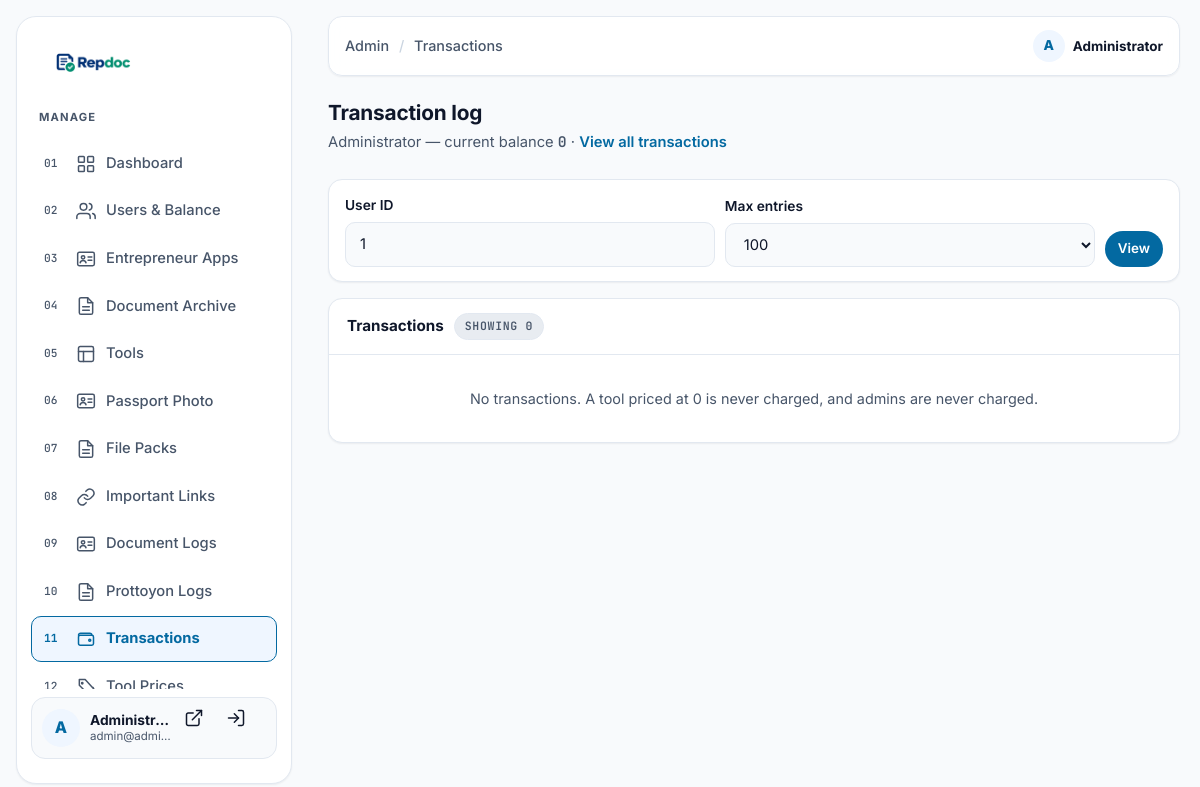
/admin/transactions.php?user_id=1 (signed in), run on the app's committed database.
### tables this page shows
CREATE TABLE users (
        id INTEGER PRIMARY KEY AUTOINCREMENT,
        fullname TEXT NOT NULL,
        email TEXT NOT NULL UNIQUE,
        phone TEXT DEFAULT '',
        password TEXT NOT NULL,
        role VARCHAR(32) NOT NULL DEFAULT 'user',
        status VARCHAR(32) NOT NULL DEFAULT 'pending',
        balance INT NOT NULL DEFAULT 0,
        note TEXT,
        last_login_at DATETIME NULL,
        created_at DATETIME DEFAULT CURRENT_TIMESTAMP
    );

### src/bootstrap.php (called while the page is built, shortened)
<?php
if (!function_exists('e')) {
    function e($v): string
    {
        return htmlspecialchars((string) $v, ENT_QUOTES | ENT_SUBSTITUTE, 'UTF-8', false);
    }
}
function current_user(): ?array
{
    return [
        'id'       => (int) $_SESSION['repdoc_user_id'],
        'email'    => (string) ($_SESSION['repdoc_email'] ?? ''),
        'fullname' => (string) ($_SESSION['repdoc_fullname'] ?? ''),
        'role'     => (string) ($_SESSION['repdoc_role'] ?? 'user'),
    ];
}

### admin/transactions.php (the view, shortened to what this page needs)
<?php
require_once __DIR__ . '/includes/layout.php';
$db = repdoc_db();
$userId = (int) ($_GET['user_id'] ?? 0);
$limit  = (int) ($_GET['limit'] ?? 100);
$limit  = max(10, min(500, $limit));
$rows  = [];
$user  = null;
$total = 0;
if ($db) {
    try {
        if ($userId > 0) {
            $st = $db->prepare('SELECT id, fullname, email, balance FROM users WHERE id = ?');
            $st->execute([$userId]);
            $user = $st->fetch() ?: null;
        }
        $sql = 'SELECT t.*, u.fullname, u.email FROM transactions t
                LEFT JOIN users u ON u.id = t.user_id';
        $params = [];
        if ($userId > 0) {
            $sql .= ' WHERE t.user_id = ?';
            $params[] = $userId;
        }
        $sql .= ' ORDER BY t.id DESC LIMIT ' . $limit;
        $st = $db->prepare($sql);
        $st->execute($params);
        $rows = $st->fetchAll();
    } catch (Throwable $e) {
        $db = null;
    }
}
if ($db) {
    try {
        if ($userId > 0) {
            $st = $db->prepare('SELECT COUNT(*) FROM transactions WHERE user_id = ?');
            $st->execute([$userId]);
            $total = (int) $st->fetchColumn();
        } else {
            $total = (int) $db->query('SELECT COUNT(*) FROM transactions')->fetchColumn();
        }
    } catch (Throwable $e) {
        $total = count($rows);
    }
}
admin_page_start('Transactions', 'transactions.php');
?>
<div class="admin-page-head">
    <h1 class="admin-title">Transaction log</h1>
    <p class="admin-sub">
        <?php if ($user): ?>
            <?= e($user['fullname'] ?: $user['email']) ?> — current balance
            <span class="balance"><?= (int) $user['balance'] ?></span> ·
            <a href="transactions.php" style="color:var(--primary);font-weight:600">View all transactions</a>
        <?php else: ?>
            Every balance change on the site — <?= number_format($total) ?> entries total.
        <?php endif; ?>
    </p>
</div>
<?php if (!$db): ?>
    <div class="alert alert-error" role="alert">Could not connect to the database.</div>
<?php else: ?>
<form class="filter-bar" method="get" action="transactions.php">
    <div class="field">
        <label for="user_id">User ID</label>
        <input type="number" id="user_id" name="user_id" min="0" value="<?= $userId > 0 ? (int) $userId : '' ?>" placeholder="e.g. 3">
    </div>
    <div class="field">
        <label for="limit">Max entries</label>
        <select id="limit" name="limit">
            <?php foreach ([50, 100, 200, 500] as $n): ?>
                <option value="<?= $n ?>"<?= $limit === $n ? ' selected' : '' ?>><?= $n ?></option>
            <?php endforeach; ?>
        </select>
    </div>
    <div class="field" style="flex:0 0 auto">
        <button type="submit" class="btn btn-primary btn-sm">View</button>
    </div>
</form>
<div class="panel">
    <div class="panel-head">Transactions <span class="count">Showing <?= count($rows) ?></span></div>
    <?php if (!$rows): ?>
        <div class="empty-state-sm">No transactions. A tool priced at 0 is never charged, and admins are never charged.</div>
    <?php endif; ?>
</div>
<?php endif; ?>
<?php admin_page_end(); ?>

### admin/includes/layout.php (shortened to what this page needs)
<?php
require_once dirname(__DIR__, 2) . '/src/bootstrap.php';
function admin_nav_items(): array
{
    return [
        'index.php'        => ['label' => 'Dashboard',         'icon' => 'a-grid'],
        'users.php'        => ['label' => 'Users & Balance',   'icon' => 'a-users', 'badge' => 'users'],
        'entrepreneur.php' => ['label' => 'Entrepreneur Apps', 'icon' => 'a-id',    'badge' => 'entrepreneur'],
        '../Entrepreneur/panel/landing.php' => ['label' => 'Document Archive', 'icon' => 'a-file'],
        'tools.php'        => ['label' => 'Tools',             'icon' => 'a-layout'],
        '../tools/passport/' => ['label' => 'Passport Photo', 'icon' => 'a-id'],
        'files.php'        => ['label' => 'File Packs',        'icon' => 'a-file'],
        'important-links.php' => ['label' => 'Important Links', 'icon' => 'a-link'],
        'documents.php'    => ['label' => 'Document Logs',   'icon' => 'a-id'],
        'prottoyon.php'    => ['label' => 'Prottoyon Logs',  'icon' => 'a-file'],
        'transactions.php' => ['label' => 'Transactions',      'icon' => 'a-wallet'],
        'pricing.php'      => ['label' => 'Tool Prices',       'icon' => 'a-tag'],
    ];
}
function admin_page_start(string $title, string $active): void
{
    $me = current_user();
    $initial = strtoupper((string) mb_substr($me['fullname'] !== '' ? $me['fullname'] : $me['email'], 0, 1, 'UTF-8'));
    ?>
<!DOCTYPE html>
<html lang="en">
<head>
    <link rel="stylesheet" href="../src/assets/css/tokens.css?v=1">
    <link rel="stylesheet" href="../src/assets/css/app.css?v=1">
</head>
<body class="admin-body">
    <div class="admin-shell">
        <aside class="admin-sidebar" id="adminSidebar" aria-label="Admin panel">
            <a class="admin-brand" href="index.php" aria-label="Repdoc Admin — Dashboard">
                <img src="assets/image/logo.png" alt="Repdoc Admin" height="36">
            </a>
            <p class="admin-side-label">Manage</p>
            <nav aria-label="Admin navigation">
                <ul class="admin-links">
                    <?php foreach (admin_nav_items() as $file => $item): ?>
                        <?php $isActive = $file === $active; ?>
                        <li>
                            <a class="admin-link<?= $isActive ? ' is-active' : '' ?>"
                               href="<?= e($file) ?>"<?= $isActive ? ' aria-current="page"' : '' ?>>
                                <svg class="icon" viewBox="0 0 24 24" aria-hidden="true"><use href="#<?= e($item['icon']) ?>"/></svg>
                                <span class="admin-link-label"><?= e($item['label']) ?></span>
                            </a>
                        </li>
                    <?php endforeach; ?>
                </ul>
            </nav>
            <div class="admin-side-user">
                <span class="admin-avatar" aria-hidden="true"><?= e($initial !== '' ? $initial : 'A') ?></span>
                <span class="who">
                    <strong><?= e($me['fullname'] !== '' ? $me['fullname'] : $me['email']) ?></strong>
                    <span><?= e($me['email']) ?></span>
                </span>
                <span class="admin-side-actions">
                    <a class="icon-btn" href="../index.php" aria-label="View site" title="View site">
                        <svg class="icon" viewBox="0 0 24 24" aria-hidden="true"><use href="#a-external"/></svg>
                    </a>
                    <a class="icon-btn" href="../public/logout.php" aria-label="Logout" title="Logout">
                        <svg class="icon" viewBox="0 0 24 24" aria-hidden="true"><use href="#a-login"/></svg>
                    </a>
                </span>
            </div>
        </aside>
        <div class="admin-content">
            <header class="admin-topbar">
                <p class="admin-crumb">Admin <span aria-hidden="true">/</span> <?= e($title) ?></p>
                <div class="admin-topbar-right">
                    <span class="admin-topbar-user" title="<?= e($me['email']) ?>">
                        <span class="admin-avatar" aria-hidden="true"><?= e($initial !== '' ? $initial : 'A') ?></span>
                        <span class="who"><strong><?= e($me['fullname'] !== '' ? $me['fullname'] : $me['email']) ?></strong></span>
                    </span>
                </div>
            </header>
            <main class="admin-main">
                <div class="container">
    <?php
}
function admin_page_end(): void
{
    ?>
                </div>
            </main>
        </div>
    </div>
</body>
</html>
    <?php
}

### src/assets/css/tokens.css (style rules this page uses)
:root { --bg-base: #F8FAFC; --bg-surface: #FFFFFF; --bg-muted: #E8ECF1; --bg-elevated: #FFFFFF; --text-primary: #0F172A; --text-muted: #475569; --primary: #0369A1; --primary-hover: #075985; --primary-light: #EFF6FF; --border-color: #E2E8F0; --border-strong:#CBD5E1; --border-focus: #0369A1; --success: #047857; --success-bg: #ECFDF5; --warning: #B45309; --warning-bg: #FFFBEB; --danger: #B91C1C; --danger-bg: #FFF1F2; --shadow-sm: 0 1px 2px rgba(15, 23, 42, .06); --shadow-md: 0 10px 24px rgba(15, 23, 42, .10); --shadow-lg: 0 18px 40px rgba(15, 23, 42, .14); --font-sans: 'Inter', 'Noto Sans Bengali', system-ui, -apple-system, sans-serif; --font-heading: 'Inter', 'Noto Sans Bengali', system-ui, sans-serif; --font-mono: 'JetBrains Mono', ui-monospace, monospace; --radius-sm: 10px; --radius-md: 14px; --radius-lg: 20px; --radius-full: 999px; --space-2: 8px; --space-3: 12px; --space-4: 16px; --space-5: 24px; --space-6: 32px; --space-7: 48px; --space-8: 64px; --container: 1200px; --gutter: 20px; --header-h: 68px; --transition-fast: .15s ease; --transition-normal: .25s ease; }
*, *::before, *::after { box-sizing: border-box; }
html { scroll-behavior: smooth; scroll-padding-top: calc(var(--header-h) + 16px); }
body { margin: 0; font-family: var(--font-sans); font-size: 16px; line-height: 1.6; color: var(--text-primary); background: var(--bg-base); -webkit-font-smoothing: antialiased; text-rendering: optimizeLegibility; }
img { max-width: 100%; display: block; }
a { color: inherit; text-decoration: none; }
ul, ol { margin: 0; padding: 0; list-style: none; }
h1, h2, h3 { margin: 0; font-family: var(--font-heading); line-height: 1.25; letter-spacing: -.01em; }
p { margin: 0; }
button { font: inherit; color: inherit; }
.container { width: 100%; max-width: var(--container); margin-inline: auto; padding-inline: var(--gutter); }
.icon { width: 20px; height: 20px; flex: 0 0 auto; fill: none; stroke: currentColor; stroke-width: 1.8; stroke-linecap: round; stroke-linejoin: round; }
.btn { display: inline-flex; align-items: center; justify-content: center; gap: 8px; min-height: 44px; padding: 10px 18px; border-radius: var(--radius-full); border: 1.5px solid transparent; font-weight: 600; font-size: .95rem; cursor: pointer; transition: background var(--transition-fast), color var(--transition-fast), border-color var(--transition-fast), transform var(--transition-fast); }
.btn-primary { background: var(--primary); color: #fff; }
.btn-sm { min-height: 36px; padding: 6px 12px; font-size: .84rem; }
.balance { font-family: var(--font-mono); font-weight: 600; font-variant-numeric: tabular-nums; }

### data on the page
users: fullname "A", fullname "Administr…", email "admin@admi…", fullname "Administrator", balance "0"

### other printed values
$item['label'] "Dashboard"
$item['label'] "Users & Balance"
$item['label'] "Entrepreneur Apps"
$item['label'] "Document Archive"
$item['label'] "Tools"
$item['label'] "Passport Photo"
$item['label'] "File Packs"
$item['label'] "Important Links"
$item['label'] "Document Logs"
$item['label'] "Prottoyon Logs"
$item['label'] "Transactions"
$title "Transactions"
count($rows) "0"
form field limit "100"
